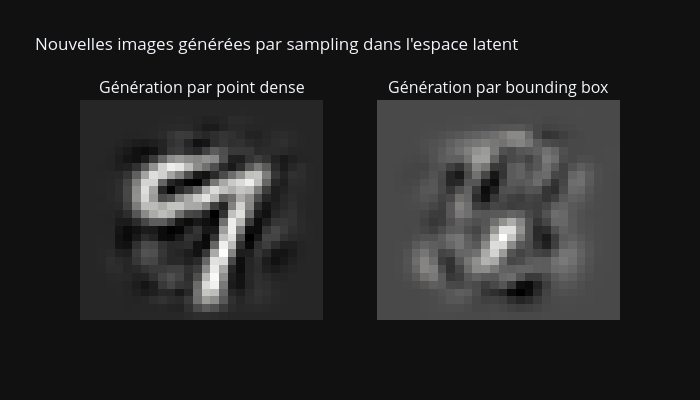

Notebook source saved alongside this figure:
### Markdown cell above
## 8. Génération de nouvelles images par sampling dans l'espace latent

Cette section montre deux approches plausibles pour générer une nouvelle image avec PCA :
1) choisir un point latent proche d'une région dense, sans reproduire un point existant.
2) sampler autour d'un point latent existant avec une petite perturbation gaussienne.

### Code cell
# Latent training data utilisé pour déterminer une région plausible
latent_train = latent.array
latent_std = latent_train.std(axis=0)

rng = np.random.default_rng(123)

# Approche 1 : point latent proche d'un point d'entraînement existant
# Cela reste dans une région dense du dataset latent en perturbant légèrement un point réel.
z_ref = latent_train[rng.integers(len(latent_train))]
z_new_dense = z_ref + rng.normal(scale=0.2 * latent_std, size=z_ref.shape)

# Approche 2 : point latent dans un bounding box autour des données,
# puis vérification de la proximité avec un point d'entraînement
latent_min = latent_train.min(axis=0)
latent_max = latent_train.max(axis=0)
z_new_box = rng.uniform(latent_min, latent_max)
box_dist = np.linalg.norm(latent_train - z_new_box, axis=1)

print(f"Distance minimale au dataset latent (box) : {box_dist.min():.4f}")

# Décode les deux nouveaux points
X_new_dense = model.decode(Latent(array=z_new_dense[None, :], nature="continuous"))
X_new_box = model.decode(Latent(array=z_new_box[None, :], nature="continuous"))

# Affichage des deux images générées
fig = make_subplots(rows=1, cols=2, subplot_titles=[
    "Génération par point dense",
    "Génération par bounding box"
])

for col, X_gen in enumerate([X_new_dense, X_new_box], start=1):
    img = X_gen[0].reshape(28, 28)
    fig.add_trace(go.Heatmap(z=img, colorscale="gray", showscale=False), row=1, col=col)

fig.update_layout(
    height=400, width=700,
    title_text="Nouvelles images générées par sampling dans l'espace latent",
    template="plotly_dark"
)
for col in [1, 2]:
    fig.update_yaxes(autorange="reversed", showticklabels=False, row=1, col=col)
    fig.update_xaxes(showticklabels=False, row=1, col=col)
fig.show()

### Figure 1 — Plotly figure (JSON) as saved in the notebook; plotly's stock layout.template omitted (floating-point values rounded to 4 significant figures; data arrays with more than 128 entries replaced by an {"elided": "..."} marker saying what was removed)
{"data": [{"colorscale": [[0, "rgb(0, 0, 0)"], [0.09091, "rgb(16, 16, 16)"], [0.1818, "rgb(38, 38, 38)"], [0.2727, "rgb(59, 59, 59)"], [0.3636, "rgb(81, 80, 80)"], [0.4545, "rgb(102, 101, 101)"], [0.5455, "rgb(124, 123, 122)"], [0.6364, "rgb(146, 146, 145)"], [0.7273, "rgb(171, 171, 170)"], [0.8182, "rgb(197, 197, 195)"], [0.9091, "rgb(224, 224, 223)"], [1, "rgb(254, 254, 253)"]], "showscale": false, "type": "heatmap", "xaxis": "x", "yaxis": "y", "z": {"elided": "28x28 float values"}}, {"colorscale": [[0, "rgb(0, 0, 0)"], [0.09091, "rgb(16, 16, 16)"], [0.1818, "rgb(38, 38, 38)"], [0.2727, "rgb(59, 59, 59)"], [0.3636, "rgb(81, 80, 80)"], [0.4545, "rgb(102, 101, 101)"], [0.5455, "rgb(124, 123, 122)"], [0.6364, "rgb(146, 146, 145)"], [0.7273, "rgb(171, 171, 170)"], [0.8182, "rgb(197, 197, 195)"], [0.9091, "rgb(224, 224, 223)"], [1, "rgb(254, 254, 253)"]], "showscale": false, "type": "heatmap", "xaxis": "x2", "yaxis": "y2", "z": {"elided": "28x28 float values"}}], "layout": {"annotations": [{"font": {"size": 16}, "showarrow": false, "text": "Génération par point dense", "x": 0.225, "xanchor": "center", "xref": "paper", "y": 1, "yanchor": "bottom", "yref": "paper"}, {"font": {"size": 16}, "showarrow": false, "text": "Génération par bounding box", "x": 0.775, "xanchor": "center", "xref": "paper", "y": 1, "yanchor": "bottom", "yref": "paper"}], "height": 400, "title": {"text": "Nouvelles images générées par sampling dans l'espace latent"}, "width": 700, "xaxis": {"anchor": "y", "domain": [0, 0.45], "showticklabels": false}, "xaxis2": {"anchor": "y2", "domain": [0.55, 1], "showticklabels": false}, "yaxis": {"anchor": "x", "autorange": "reversed", "domain": [0, 1], "showticklabels": false}, "yaxis2": {"anchor": "x2", "autorange": "reversed", "domain": [0, 1], "showticklabels": false}}}
